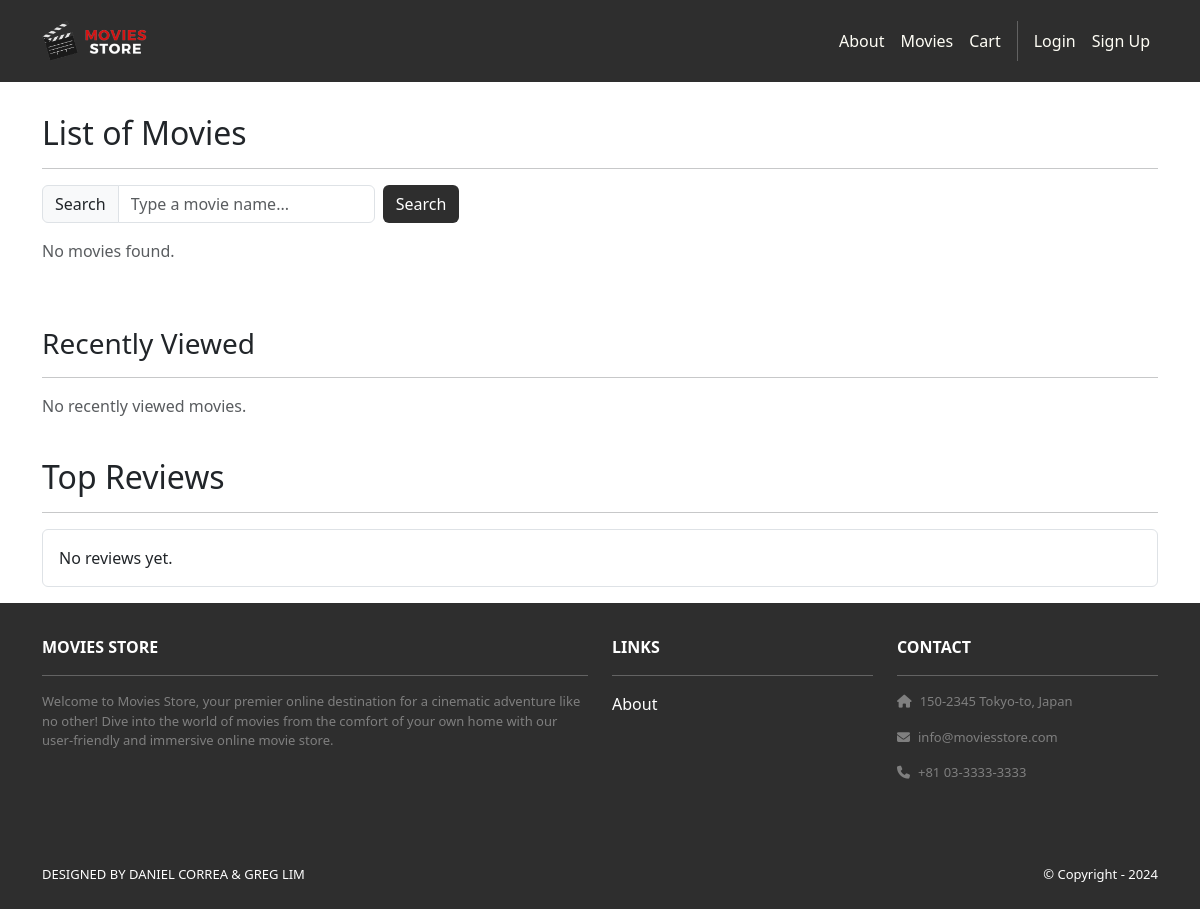
The page /movies/ on the database as committed earlier.
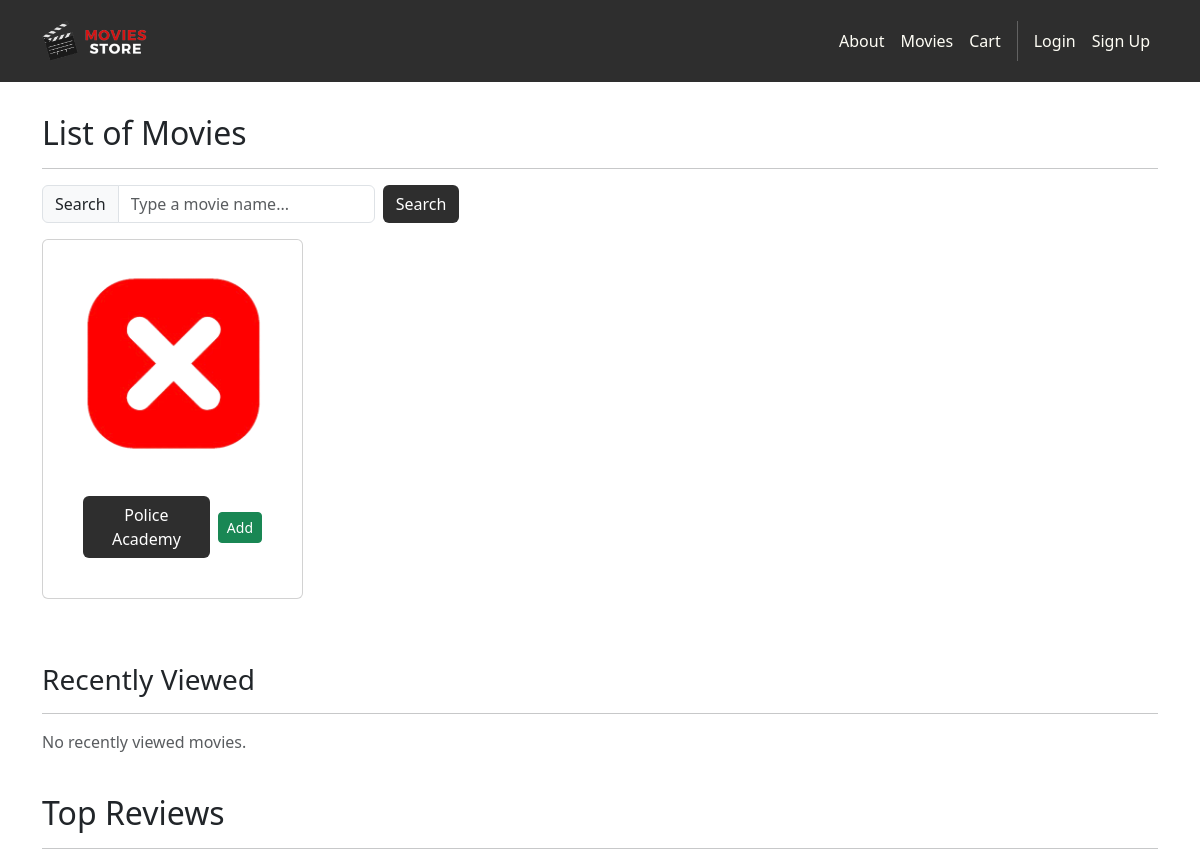
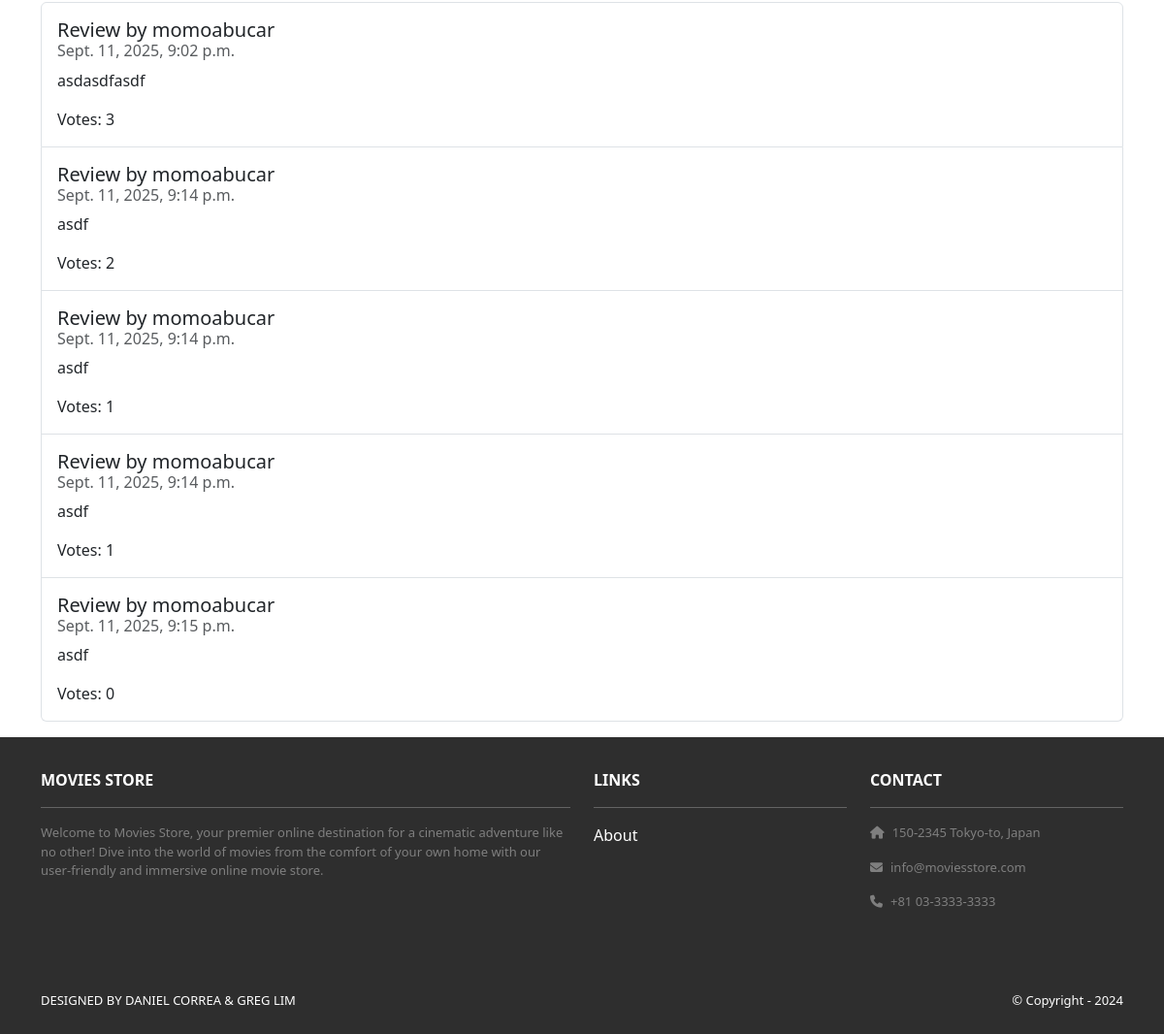
The same page on the database as committed later (2 pictures, top to bottom).
### movies/models.py (models this page shows, shortened)
class Movie(models.Model):
    id = models.AutoField(primary_key=True)
    name = models.CharField(max_length=255)
    price = models.IntegerField()
    description = models.TextField()
    image = models.ImageField(upload_to='movie_images/')

class Review(models.Model):
    id = models.AutoField(primary_key=True)
    comment = models.CharField(max_length=255)
    date = models.DateTimeField(auto_now_add=True)
    movie = models.ForeignKey(Movie,
        on_delete=models.CASCADE)
    user = models.ForeignKey(User, on_delete=models.CASCADE)
    votes = models.IntegerField(default=0)

### movies/views.py (the view)
# urls.py: path('', views.index, name='cart.index'),
def index(request):
    search_term = request.GET.get('search')
    if search_term:
        movies = Movie.objects.filter(name__icontains=search_term)
    else:
        movies = Movie.objects.all()
    template_data = {
        'title': 'Movies',
        'movies': movies,
        'recently_viewed': [Movie.objects.get(id=id) for id in request.session.get('recently_viewed', [])],
        'reviews': Review.objects.order_by('-votes')[:5]
    }
    return render(request, 'movies/index.html', {'template_data': template_data})

### movies/templates/movies/index.html (shortened to what this page needs)
{% extends 'base.html' %}
{% load static %}
{% block content %}
<div class="p-3">
  <div class="container">
    <div class="row mt-3">
      <div class="col mx-auto mb-3">
        <h2 class="mb-3">List of Movies</h2>
        <hr>
        <form method="GET">
          <div class="row g-2">
            <div class="col-auto">
              <div class="input-group">
                <span class="input-group-text">Search</span>
                <input
                  type="text"
                  class="form-control"
                  name="search"
                  placeholder="Type a movie name...">
              </div>
            </div>
            <div class="col-auto">
              <button class="btn bg-dark text-white" type="submit">Search</button>
            </div>
          </div>
        </form>
      </div>
    </div>
    <div class="row">
      {% for movie in template_data.movies %}
      <div class="col-md-4 col-lg-3 mb-3">
        <div class="card p-2 align-items-center pt-4 h-100">
          <img src="{{ movie.image.url }}" class="card-img-top rounded img-card-200" alt="{{ movie.name }}">
          <div class="card-body text-center d-flex justify-content-between align-items-center">
              <div class="card-body text-center d-flex justify-content-between align-items-center">
              <a href="{% url 'movies.show' id=movie.id %}" class="btn bg-dark text-white me-2 flex-grow-1">
                {{ movie.name }}
              </a>
                <form method="post" action="{% url 'cart.add' id=movie.id %}">
                    <button type="submit" class="btn btn-sm btn-success">Add</button>
                </form>
            </div>
          </div>
        </div>
      </div>
      {% empty %}
      <div class="col-12">
        <p class="text-muted">No movies found.</p>
      </div>
      {% endfor %}
    </div>
    <div class="row mt-5">
      <div class="col-12">
        <h3 class="mb-3">Recently Viewed</h3>
        <hr>
      </div>
      {% if template_data.recently_viewed %}
        {% for movie in template_data.recently_viewed %}
        <div class="col-md-4 col-lg-3 mb-3">
          <div class="card p-2 align-items-center pt-4 h-100">
            <img src="{{ movie.image.url }}" class="card-img-top rounded img-card-200" alt="{{ movie.name }}">
            <div class="card-body text-center d-flex justify-content-between align-items-center">
            <div class="card-body text-center d-flex justify-content-between align-items-center">
              <a href="{% url 'movies.show' id=movie.id %}" class="btn bg-dark text-white me-2 flex-grow-1">
                {{ movie.name }}
              </a>
                <form method="post" action="{% url 'cart.add' id=movie.id %}">
                    {% csrf_token %}
                    <button type="submit" class="btn btn-sm btn-success">Add</button>
                </form>
            </div>
            </div>
          </div>
        </div>
        {% endfor %}
      {% else %}
        <div class="col-12">
          <p class="text-muted">No recently viewed movies.</p>
        </div>
      {% endif %}
    </div>
  <h2 class="mt-4">Top Reviews</h2>
  <hr>
  <ul class="list-group">
    {% for review in template_data.reviews %}
      <li class="list-group-item py-3">
        <h5 class="card-title">Review by {{ review.user.username }}</h5>
        <h6 class="card-subtitle mb-2 text-muted">{{ review.date }}</h6>
        <p class="card-text">{{ review.comment }}</p>
        <p class="card-text">Votes: {{ review.votes }}</p>
      </li>
    {% empty %}
      <li class="list-group-item py-3">No reviews yet.</li>
    {% endfor %}
  </ul>
  </div>
</div>
{% endblock content %}

### moviestore/templates/base.html (shortened to what this page needs)
<!DOCTYPE html>
<html lang="en">
{% load static %}
<head>
  <link href="https://cdn.jsdelivr.net/npm/bootstrap@5.3.3/dist/css/bootstrap.min.css"
        rel="stylesheet">
  <link rel="stylesheet"
        href="https://cdnjs.cloudflare.com/ajax/libs/font-awesome/6.1.1/css/all.min.css">
  <link rel="stylesheet" type="text/css" href="{% static 'css/style.css' %}">
</head>
<body>
  <nav class="navbar navbar-dark bg-dark navbar-expand-lg p-3">
    <div class="container">
      <a class="navbar-brand" href="{% url 'home.index' %}">
        <img src="{% static 'img/logo.png' %}" alt="logo" height="40">
      </a>
      <div class="collapse navbar-collapse" id="navbarNavAltMarkup">
        <div class="navbar-nav ms-auto">
          <a class="nav-link" href="{% url 'home.about' %}">About</a>
          <a class="nav-link" href="{% url 'movies.index' %}">Movies</a>
          <a class="nav-link" href="{% url 'cart.index' %}">Cart</a>
          {% if user.is_authenticated %}
            <a class="nav-link" href="{% url 'accounts.orders' %}">Orders</a>
            <a class="nav-link" href="{% url 'accounts.logout' %}">
              Logout ({{ user.username }})
            </a>
          {% else %}
            <a class="nav-link" href="{% url 'accounts.login' %}">Login</a>
            <a class="nav-link" href="{% url 'accounts.signup' %}">Sign Up</a>
          {% endif %}
        </div>
      </div>
    </div>
  </nav>
  {% block content %}
  {% endblock content %}
  <section class="p-3 ms-footer d-none d-md-block bg-dark text-white">
    <div class="container">
      <div class="row mt-3">
        <div class="col-md-6 mb-4">
          <b>MOVIES STORE</b>
          <hr>
          <p>
            Welcome to Movies Store, your premier online destination for a cinematic
            adventure like no other! Dive into the world of movies from the comfort
            of your own home with our user-friendly and immersive online movie store.
          </p>
        </div>
        <div class="col-md-3 mb-4">
          <b>LINKS</b>
          <hr>
          <a class="nav-link p-0" href="{% url 'home.about' %}">About</a>
        </div>
        <div class="col-md-3 mb-4">
          <b>CONTACT</b>
          <hr>
          <p><i class="fas fa-home me-2"></i>150-2345 Tokyo-to, Japan</p>
          <p><i class="fas fa-envelope me-2"></i>info@moviesstore.com</p>
          <p><i class="fas fa-phone me-2"></i>+81 03-3333-3333</p>
        </div>
      </div>
    </div>
  </section>
  <section class="p-3 ms-footer-bottom bg-dark text-white">
    <div class="container d-flex justify-content-between">
      <div class="me-5">
        <span>
          DESIGNED BY
          <a href="https://www.x.com/danielgarax" target="_blank" class="text-white">DANIEL CORREA</a> &
          <a href="https://www.x.com/greglim81" target="_blank" class="text-white">GREG LIM</a>
        </span>
      </div>
      <div>
        <span>© Copyright - 2024</span>
      </div>
    </div>
  </section>
</body>
</html>

### moviestore/static/css/style.css (style rules this page uses)
.navbar a.nav-link { color: #FFFEF6 !important; }
.bg-dark { background-color: #2E2E2E !important; }
.ms-footer { background-color: #202020; }
.ms-footer p { color: #7F7F7F; font-size: 13px; }
.ms-footer-bottom span { font-size: 13px; line-height: 38px; }
.ms-footer-bottom a { color: #6ab43e; text-decoration: none; }
.img-card-200 { width: fit-content; max-height: 200px; }

Rows that differ between the two databases and show on the page:
added Movie: image (picture), name "Police Academy"
added Review: user.username "momoabucar", date "Sept. 11, 2025, 9:02 p.m.", comment "asdasdfasdf", votes "3"
added Review: user.username "momoabucar", date "Sept. 11, 2025, 9:14 p.m.", comment "asdf", votes "2"
added Review: user.username "momoabucar", date "Sept. 11, 2025, 9:14 p.m.", comment "asdf", votes "1"
added Review: user.username "momoabucar", date "Sept. 11, 2025, 9:14 p.m.", comment "asdf", votes "1"
added Review: user.username "momoabucar", date "Sept. 11, 2025, 9:15 p.m.", comment "asdf", votes "0"
Other text that changed with them:
text no longer shown: "No movies found. No reviews yet."
